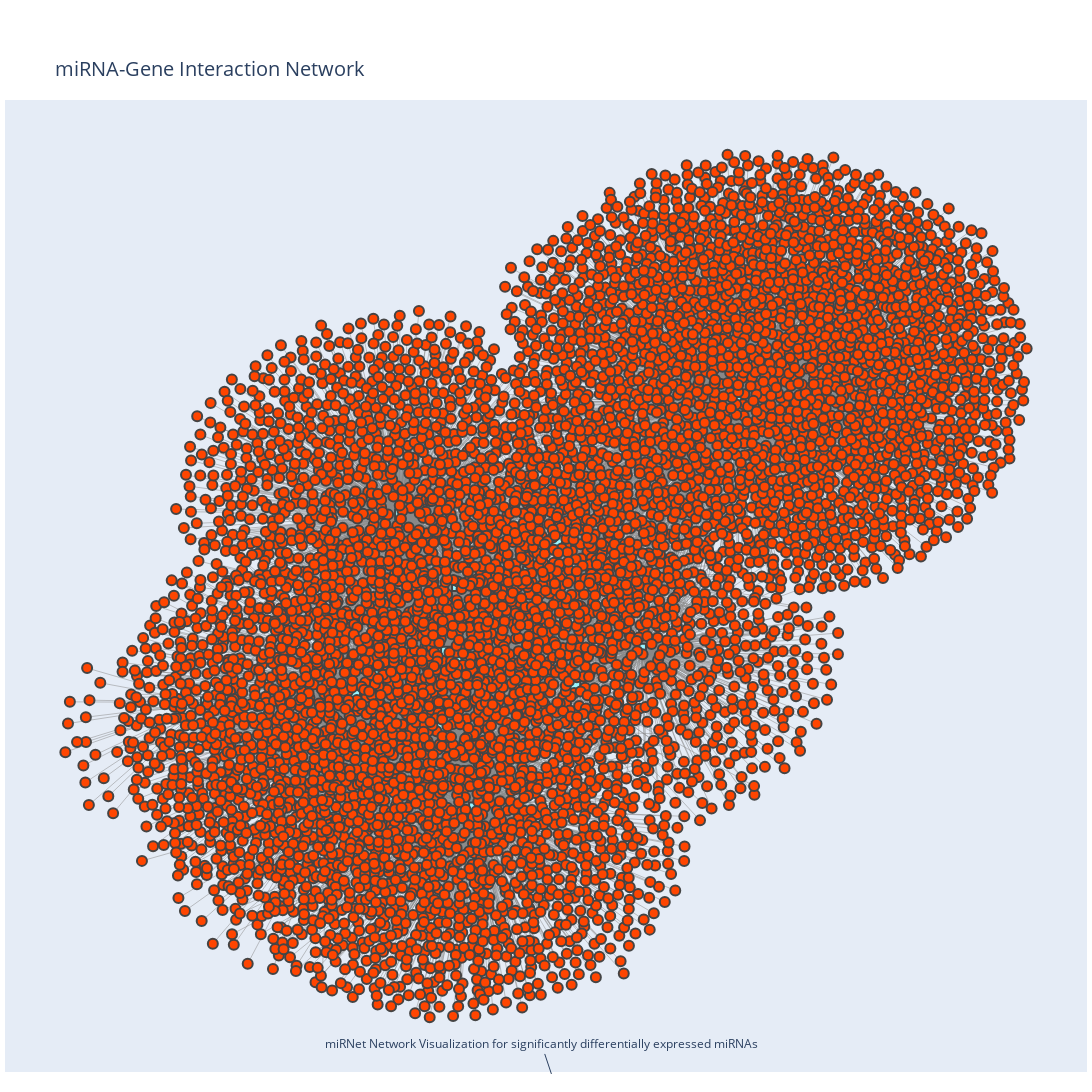

The notebook cell this image was saved under:
### Code cell
edge_x = []
edge_y = []
for edge in G.edges():
    x0, y0 = G.nodes[edge[0]]['pos']
    x1, y1 = G.nodes[edge[1]]['pos']
    edge_x.append(x0)
    edge_x.append(x1)
    edge_x.append(None)
    edge_y.append(y0)
    edge_y.append(y1)
    edge_y.append(None)

edge_trace = go.Scatter(
    x=edge_x, y=edge_y,
    line=dict(width=0.5, color='#888'),
    hoverinfo='none',
    mode='lines')

node_x = []
node_y = []
for node in G.nodes():
    x, y = G.nodes[node]['pos']
    node_x.append(x)
    node_y.append(y)

node_trace = go.Scatter(
    x=node_x, y=node_y,
    mode='markers',
    marker_symbol = node_type,
    hoverinfo='text',
    marker=dict(
        showscale=False,
        # colorscale options
        #'Greys' | 'YlGnBu' | 'Greens' | 'YlOrRd' | 'Bluered' | 'RdBu' |
        #'Reds' | 'Blues' | 'Picnic' | 'Rainbow' | 'Portland' | 'Jet' |
        #'Hot' | 'Blackbody' | 'Earth' | 'Electric' | 'Viridis' |
        colorscale='YlGnBu',
        reversescale=True,
        color=colors,
        size=10,
        line_width=2))

node_adjacencies = []
node_text = []
for node, adjacencies in enumerate(G.adjacency()):
    node_adjacencies.append(adjacencies[0])
    node_text.append('Name: '+adjacencies[0])

node_trace.text = node_text

fig = go.Figure(data=[edge_trace, node_trace],
             layout=go.Layout(
                title='<br>miRNA-Gene Interaction Network',
                titlefont_size=20,
                showlegend=False,
                hovermode='closest',
                margin=dict(b=20,l=5,r=5,t=100),
                annotations=[ dict(
                    text="miRNet Network Visualization for significantly differentially expressed miRNAs",
                    showarrow=True,
                    xref="paper", yref="paper",
                    x=0.505, y=-0.002 ) ],
                xaxis=dict(showgrid=False, zeroline=False, showticklabels=False),
                yaxis=dict(showgrid=False, zeroline=False, showticklabels=False))
                )
fig.update_layout(
    autosize=False,
    width=2000,
    height=2400,)
fig.show()

### Figure 1 — Plotly figure (JSON) as saved in the notebook; plotly's stock layout.template omitted (floating-point values rounded to 4 significant figures; data arrays with more than 128 entries replaced by an {"elided": "..."} marker saying what was removed)
{"data": [{"hoverinfo": "none", "line": {"color": "#888", "width": 0.5}, "mode": "lines", "type": "scatter", "x": {"elided": "27231 float values"}, "y": {"elided": "27231 float values"}}, {"hoverinfo": "text", "marker": {"color": {"elided": "6588 str values"}, "colorscale": [[0, "rgb(255,255,217)"], [0.125, "rgb(237,248,177)"], [0.25, "rgb(199,233,180)"], [0.375, "rgb(127,205,187)"], [0.5, "rgb(65,182,196)"], [0.625, "rgb(29,145,192)"], [0.75, "rgb(34,94,168)"], [0.875, "rgb(37,52,148)"], [1, "rgb(8,29,88)"]], "line": {"width": 2}, "reversescale": true, "showscale": false, "size": 10, "symbol": {"elided": "6588 str values"}}, "mode": "markers", "text": {"elided": "6588 str values"}, "type": "scatter", "x": {"elided": "6588 float values"}, "y": {"elided": "6588 float values"}}], "layout": {"annotations": [{"showarrow": true, "text": "miRNet Network Visualization for significantly differentially expressed miRNAs", "x": 0.505, "xref": "paper", "y": -0.002, "yref": "paper"}], "autosize": false, "height": 2400, "hovermode": "closest", "margin": {"b": 20, "l": 5, "r": 5, "t": 100}, "showlegend": false, "title": {"font": {"size": 20}, "text": "<br>miRNA-Gene Interaction Network"}, "width": 2000, "xaxis": {"showgrid": false, "showticklabels": false, "zeroline": false}, "yaxis": {"showgrid": false, "showticklabels": false, "zeroline": false}}}
